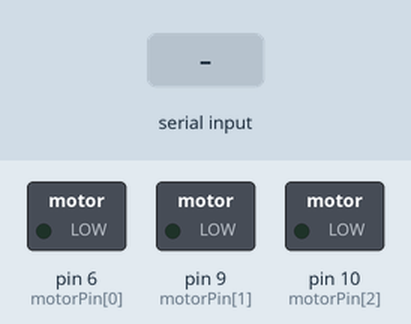
Simulated run of this sketch. Board: Arduino Uno, built with avr-gcc and run on an emulated ATmega328P. Shown: switched loads named in the sketch (green lamp = pin HIGH). The inputs (shaded band) are chosen by the test bench. What the sketch prints to the serial monitor is not drawn.

Above: at 1.2 s.
1.3 s: "90,45\n" received over Serial
At 3.5 s:
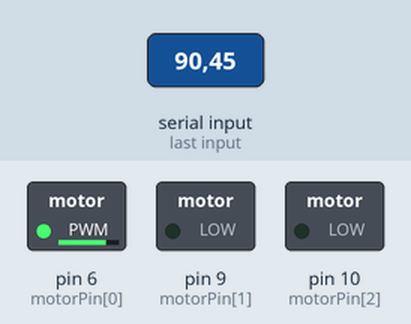
3.8 s: "30,150\n" received over Serial
At 4.6 s:
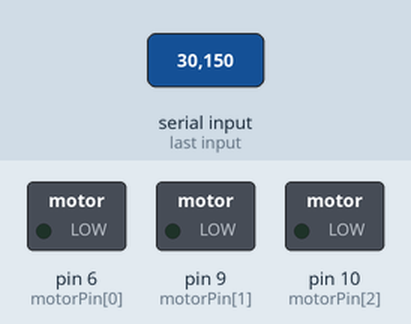
Timing chart, 0 to 6.8 s (numbered marks = the images above; inputs shaded):
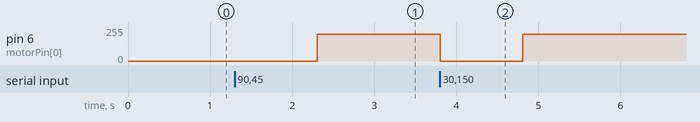

The sketch:

Motor_sketch.ino
```cpp
/*
Adafruit Arduino - Lesson 13. DC Motor
*/


const int motorPin[3] = {6, 9, 10}; // array declaring which pins to use
int motor = 0; // index into motorPin
const int speed = 200; // declaring constantly go at 200 speed
const int turnOff = 0; //turn off motor

void setup()
{
  for (motor = 0; motor <= 2; motor++) //for loop
    pinMode(motorPin[motor], OUTPUT); // declaring which pins are output pins
  Serial.begin(9600); // turn on serial
  while (! Serial); // do nothing until serial is ready
  Serial.println("Which Motor; 0, 1 or 2"); // print message in serial
}


void loop()
{
  int action[3]; //there is an action for each motor
  int a; // index into action

  if (Serial.available()) //wait until someone has typed something
  {
    motor = Serial.parseInt(); //turn whatever was typed into an integer that represents which motor to us
    for (a = 0; a <= 2 ; a++) { //cycle through actions for each motor
      if ( a == motor )    // is this motor to be turned on
        action[a] = speed;  // if so, set speed
      else
        action[a] = turnOff; // otherwise set action to turn off
      analogWrite(motorPin[a], action[a]); //turn requested motor on at speed 200 and turn other two motors off
    }
  }
}
```

Measured:
- after the input at 1.3 s, pin 6 (motorPin[0]): 0/255 → 200/255 after 1.0 s
- after the input at 3.8 s, pin 6 (motorPin[0]): 200/255 → 0/255 at once, → 200/255 1.0 s later
